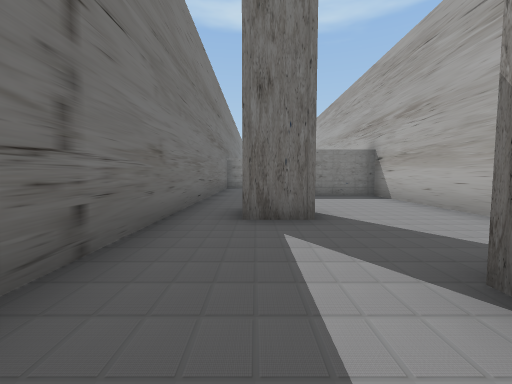
[1] (above)

15 first-person views from a walk through a Unity game level. The camera is 1.3 m above the floor, tilts 4° down and sees 90° across. The floor is counted in squares, 2 m on a side. Each view is taken from the middle of a square. On the plan, view 1 faces up. The plan holds only what a view shows up to about 9 squares ahead; the rest is blank. The place goes on beyond the plan. The player is left out.

[2]
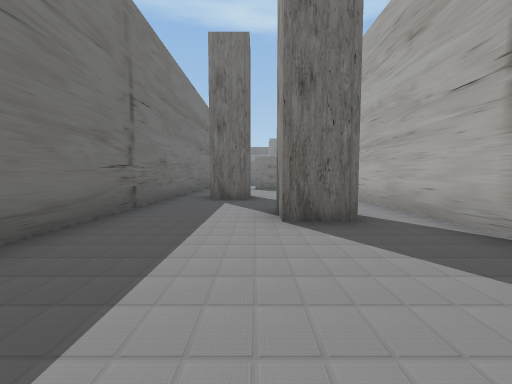

[3]
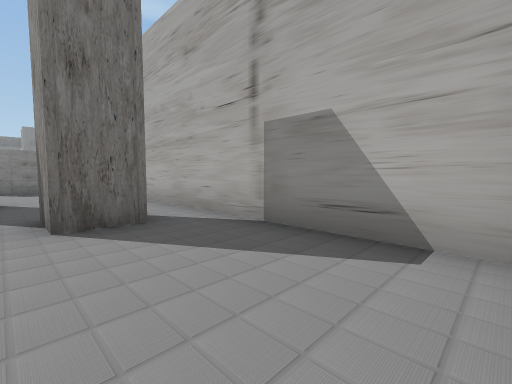

[4]
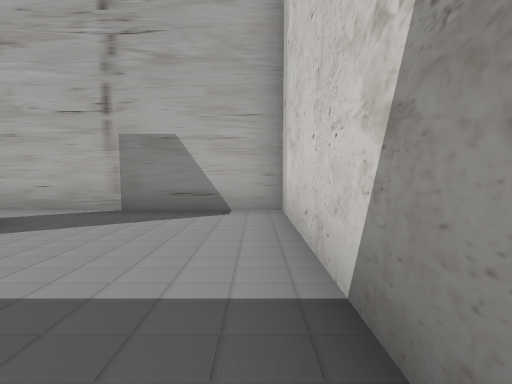

[5]
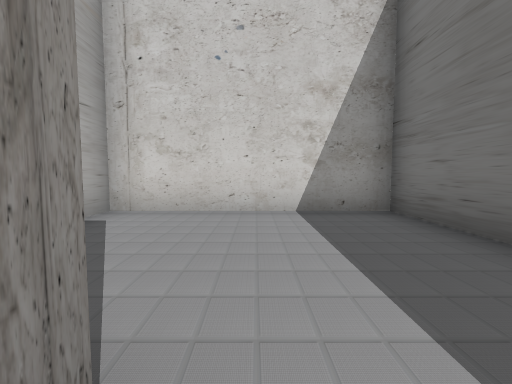

[6]
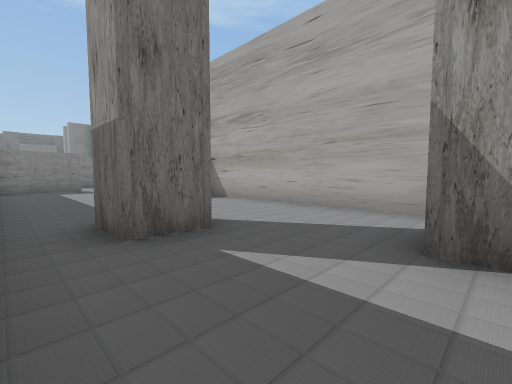

[7]
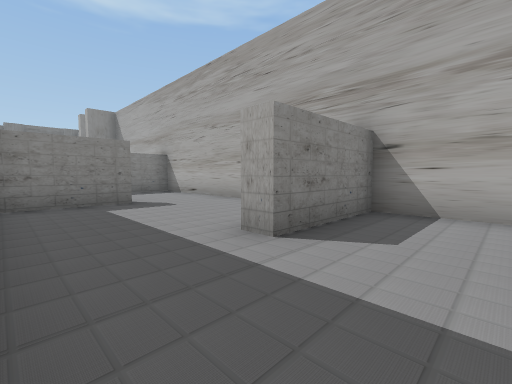

[8]
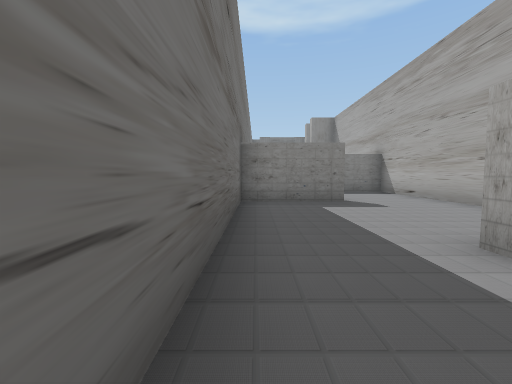

[9]
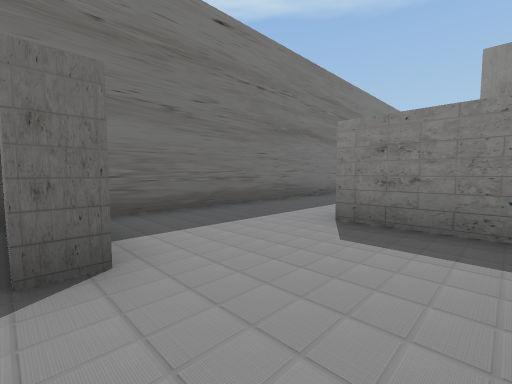

[10]
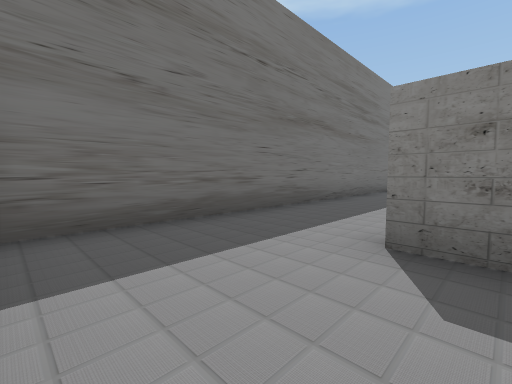

[11]
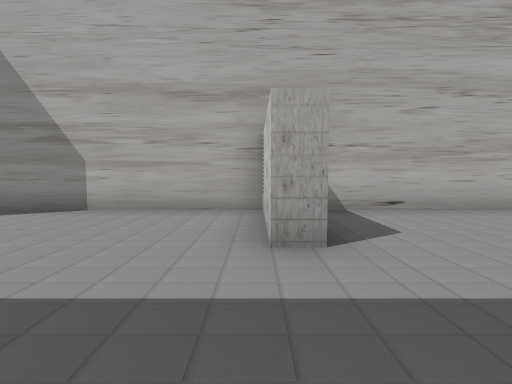

[12]
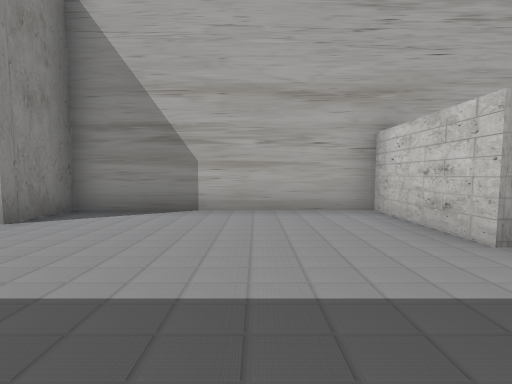

[13]
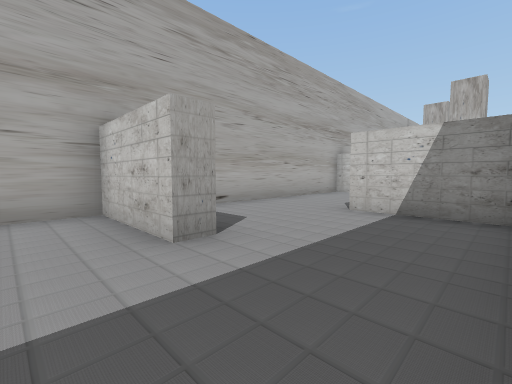

[14]
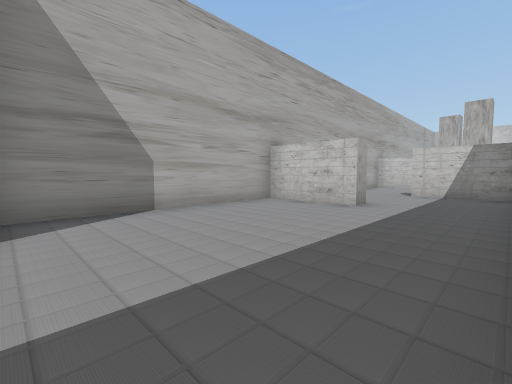

[15]
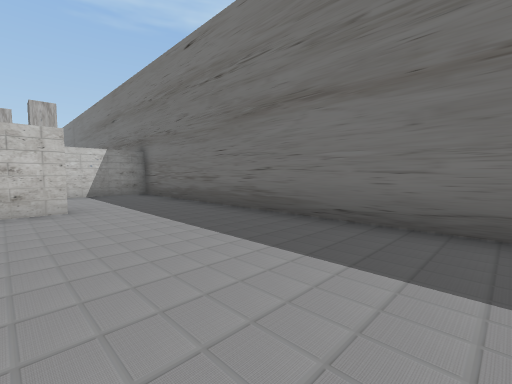

### Floor plan
Points are (right, up) in squares from view 1. A wall is a line through its corners. A room is listed if a view was taken in it or the views show most of it. See-through windows are left out.
Room 1 (views 1, 2, 3, 4, 5, 6, 7, 8)
walls: (0.9, 3.6) (-0.2, 3.6) (-0.2, 4.6); (2.5, 0.5) (1.4, 0.5) (1.4, 1.5); (-1.4, 8.5) (-1.4, -3.5) (3.6, -3.5) (3.6, 7.7) (1, 7.7) (1, 8.2)
ways out: opening at (-0.5, 8) to room 2
Room 2 (view 9)
walls: (1.1, 12.5) (1.1, 12) (-1.4, 12) (-1.4, 8.5); (3.6, 8.8) (3.6, 12.4)
ways out: opening at (-0.5, 8) to room 1; opening at (2.5, 12) to room 3
Room 3 (views 10, 11, 12, 13, 14, 15)
walls: (3.1, 15.4) (1.4, 15.4) (1.4, 15.9) (3.6, 15.9) (3.6, 21.3) (2.2, 21.3); (-1.4, 21.5) (-1.4, 12.5) (1.1, 12.5); (3.6, 12.4) (3.6, 15.1)
ways out: opening at (2.5, 12) to room 2

Where each view was taken, in squares from view 1:
view 1: 0 up, 0 right, facing up
view 2: 3 down, 1 right, facing up
view 3: 3 down, 1 right, facing up-right
view 4: 3 down, 1 left, facing right
view 5: 1 up, 1 right, facing down
view 6: 1 up, 1 left, facing up-right
view 7: 6 up, 1 left, facing up-right
view 8: 6 up, 1 left, facing up
view 9: 12 up, 3 right, facing up-left
view 10: 13 up, 2 right, facing up-left
view 11: 16 up, 1 left, facing right
view 12: 18 up, 1 left, facing right
view 13: 17 up, 1 left, facing down-right
view 14: 21 up, 1 left, facing down-right
view 15: 21 up, 2 right, facing down-left
